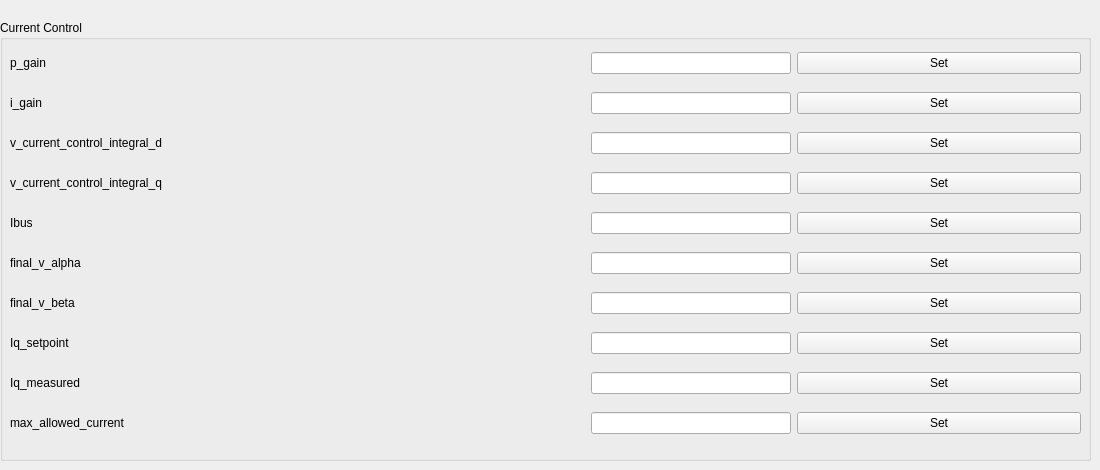
    <widget class="QWidget" name="tab_5">
     <attribute name="title">
      <string>Current Control</string>
     </attribute>
     <widget class="QGroupBox" name="groupBox_8">
      <property name="geometry">
       <rect>
        <x>0</x>
        <y>20</y>
        <width>1091</width>
        <height>441</height>
       </rect>
      </property>
      <property name="title">
       <string>Current Control</string>
      </property>
      <widget class="QWidget" name="gridLayoutWidget_6">
       <property name="geometry">
        <rect>
         <x>10</x>
         <y>20</y>
         <width>1071</width>
         <height>411</height>
        </rect>
       </property>
       <layout class="QGridLayout" name="gridLayout_6">
        <item row="7" column="3">
         <widget class="QPushButton" name="pbsetIq_setpoint">
          <property name="text">
           <string>Set</string>
          </property>
         </widget>
        </item>
        <item row="8" column="2">
         <widget class="QLineEdit" name="leIq_measured">
          <property name="maximumSize">
           <size>
            <width>200</width>
            <height>16777215</height>
           </size>
          </property>
         </widget>
        </item>
        <item row="4" column="3">
         <widget class="QPushButton" name="pbsetIbus">
          <property name="text">
           <string>Set</string>
          </property>
         </widget>
        </item>
        <item row="9" column="2">
         <widget class="QLineEdit" name="lemax_allowed_current">
          <property name="maximumSize">
           <size>
            <width>200</width>
            <height>16777215</height>
           </size>
          </property>
         </widget>
        </item>
        <item row="3" column="3">
         <widget class="QPushButton" name="pbsetv_current_control_integral_q">
          <property name="text">
           <string>Set</string>
          </property>
         </widget>
        </item>
        <item row="5" column="3">
         <widget class="QPushButton" name="pbsetfinal_v_alpha">
          <property name="text">
           <string>Set</string>
          </property>
         </widget>
        </item>
        <item row="8" column="3">
         <widget class="QPushButton" name="pbsetIq_measured">
          <property name="text">
           <string>Set</string>
          </property>
         </widget>
        </item>
        <item row="2" column="3">
         <widget class="QPushButton" name="pbsetv_current_control_integral_d">
          <property name="text">
           <string>Set</string>
          </property>
         </widget>
        </item>
        <item row="2" column="0">
         <widget class="QLabel" name="label_49">
          <property name="text">
           <string>v_current_control_integral_d</string>
          </property>
         </widget>
        </item>
        <item row="2" column="1">
         <widget class="QLabel" name="lv_current_control_integral_d">
          <property name="text">
           <string/>
          </property>
         </widget>
        </item>
        <item row="9" column="1">
         <widget class="QLabel" name="lmax_allowed_current">
          <property name="text">
           <string/>
          </property>
         </widget>
        </item>
        <item row="6" column="0">
         <widget class="QLabel" name="label_50">
          <property name="text">
           <string>final_v_beta</string>
          </property>
         </widget>
        </item>
        <item row="6" column="1">
         <widget class="QLabel" name="lfinal_v_beta">
          <property name="text">
           <string/>
          </property>
         </widget>
        </item>
        <item row="1" column="3">
         <widget class="QPushButton" name="pbseti_gain">
          <property name="text">
           <string>Set</string>
          </property>
         </widget>
        </item>
        <item row="9" column="3">
         <widget class="QPushButton" name="pbsetmax_allowed_current">
          <property name="text">
           <string>Set</string>
          </property>
         </widget>
        </item>
        <item row="1" column="0">
         <widget class="QLabel" name="label_48">
          <property name="text">
           <string>i_gain</string>
          </property>
         </widget>
        </item>
        <item row="5" column="1">
         <widget class="QLabel" name="lfinal_v_alpha">
          <property name="text">
           <string/>
          </property>
         </widget>
        </item>
        <item row="1" column="1">
         <widget class="QLabel" name="li_gain">
          <property name="text">
           <string/>
          </property>
         </widget>
        </item>
        <item row="0" column="3">
         <widget class="QPushButton" name="pbsetp_gain">
          <property name="text">
           <string>Set</string>
          </property>
         </widget>
        </item>
        <item row="0" column="1">
         <widget class="QLabel" name="lp_gain">
          <property name="text">
           <string/>
          </property>
         </widget>
        </item>
        <item row="7" column="0">
         <widget class="QLabel" name="label_43">
          <property name="text">
           <string>Iq_setpoint</string>
          </property>
         </widget>
        </item>
        <item row="3" column="0">
         <widget class="QLabel" name="label_45">
          <property name="text">
           <string>v_current_control_integral_q</string>
          </property>
         </widget>
        </item>
        <item row="4" column="0">
         <widget class="QLabel" name="label_46">
          <property name="text">
           <string>Ibus</string>
          </property>
         </widget>
        </item>
        <item row="4" column="1">
         <widget class="QLabel" name="lIbus">
          <property name="text">
           <string/>
          </property>
         </widget>
        </item>
        <item row="9" column="0">
         <widget class="QLabel" name="label_44">
          <property name="text">
           <string>max_allowed_current</string>
          </property>
         </widget>
        </item>
        <item row="8" column="0">
         <widget class="QLabel" name="label_40">
          <property name="text">
           <string>Iq_measured</string>
          </property>
         </widget>
        </item>
        <item row="5" column="0">
         <widget class="QLabel" name="label_42">
          <property name="text">
           <string>final_v_alpha</string>
          </property>
         </widget>
        </item>
        <item row="7" column="1">
         <widget class="QLabel" name="lIq_setpoint">
          <property name="text">
           <string/>
          </property>
         </widget>
        </item>
        <item row="0" column="0">
         <widget class="QLabel" name="label_39">
          <property name="text">
           <string>p_gain</string>
          </property>
         </widget>
        </item>
        <item row="3" column="1">
         <widget class="QLabel" name="lv_current_control_integral_q">
          <property name="text">
           <string/>
          </property>
         </widget>
        </item>
        <item row="8" column="1">
         <widget class="QLabel" name="lIq_measured">
          <property name="text">
           <string/>
          </property>
         </widget>
        </item>
        <item row="6" column="3">
         <widget class="QPushButton" name="pbsetfinal_v_beta">
          <property name="text">
           <string>Set</string>
          </property>
         </widget>
        </item>
        <item row="0" column="2">
         <widget class="QLineEdit" name="lep_gain">
          <property name="maximumSize">
           <size>
            <width>200</width>
            <height>16777215</height>
           </size>
          </property>
         </widget>
        </item>
        <item row="1" column="2">
         <widget class="QLineEdit" name="lei_gain">
          <property name="maximumSize">
           <size>
            <width>200</width>
            <height>16777215</height>
           </size>
          </property>
         </widget>
        </item>
        <item row="2" column="2">
         <widget class="QLineEdit" name="lev_current_control_integral_d">
          <property name="maximumSize">
           <size>
            <width>200</width>
            <height>16777215</height>
           </size>
          </property>
         </widget>
        </item>
        <item row="3" column="2">
         <widget class="QLineEdit" name="lev_current_control_integral_q">
          <property name="maximumSize">
           <size>
            <width>200</width>
            <height>16777215</height>
           </size>
          </property>
         </widget>
        </item>
        <item row="4" column="2">
         <widget class="QLineEdit" name="leIbus">
          <property name="maximumSize">
           <size>
            <width>200</width>
            <height>16777215</height>
           </size>
          </property>
         </widget>
        </item>
        <item row="5" column="2">
         <widget class="QLineEdit" name="lefinal_v_alpha">
          <property name="maximumSize">
           <size>
            <width>200</width>
            <height>16777215</height>
           </size>
          </property>
         </widget>
        </item>
        <item row="6" column="2">
         <widget class="QLineEdit" name="lefinal_v_beta">
          <property name="maximumSize">
           <size>
            <width>200</width>
            <height>16777215</height>
           </size>
          </property>
         </widget>
        </item>
        <item row="7" column="2">
         <widget class="QLineEdit" name="leIq_setpoint">
          <property name="maximumSize">
           <size>
            <width>200</width>
            <height>16777215</height>
           </size>
          </property>
         </widget>
        </item>
       </layout>
      </widget>
     </widget>
    </widget>
